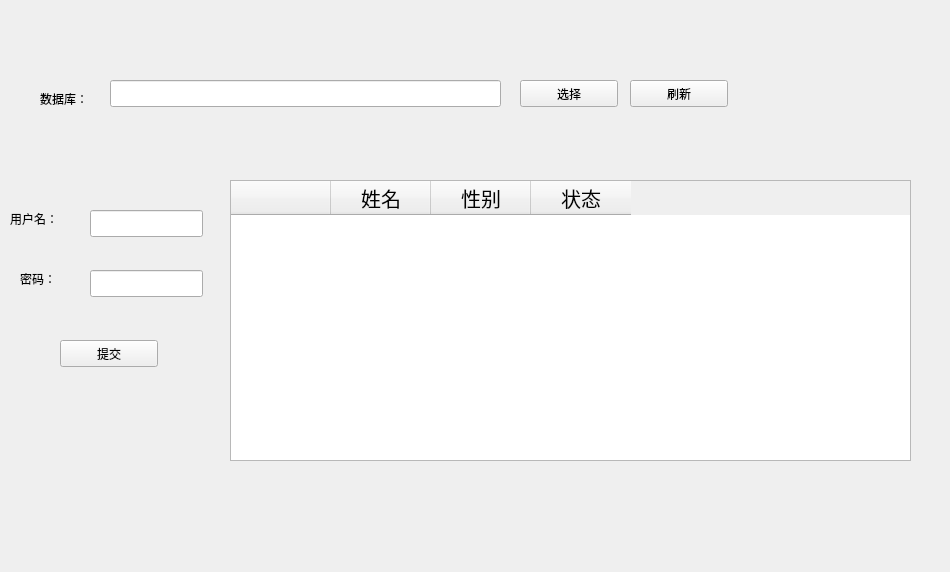
<?xml version="1.0" encoding="UTF-8"?>
<ui version="4.0">
 <class>test</class>
 <widget class="QWidget" name="test">
  <property name="geometry">
   <rect>
    <x>0</x>
    <y>0</y>
    <width>950</width>
    <height>572</height>
   </rect>
  </property>
  <property name="windowTitle">
   <string>Form</string>
  </property>
  <widget class="QLineEdit" name="lineEdit">
   <property name="geometry">
    <rect>
     <x>110</x>
     <y>80</y>
     <width>391</width>
     <height>27</height>
    </rect>
   </property>
  </widget>
  <widget class="QPushButton" name="pushButton">
   <property name="geometry">
    <rect>
     <x>520</x>
     <y>80</y>
     <width>98</width>
     <height>27</height>
    </rect>
   </property>
   <property name="text">
    <string>选择</string>
   </property>
  </widget>
  <widget class="QLabel" name="label_2">
   <property name="geometry">
    <rect>
     <x>40</x>
     <y>90</y>
     <width>67</width>
     <height>17</height>
    </rect>
   </property>
   <property name="text">
    <string>数据库：</string>
   </property>
  </widget>
  <widget class="QTableWidget" name="tableWidget">
   <property name="geometry">
    <rect>
     <x>230</x>
     <y>180</y>
     <width>681</width>
     <height>281</height>
    </rect>
   </property>
   <property name="minimumSize">
    <size>
     <width>681</width>
     <height>0</height>
    </size>
   </property>
   <property name="maximumSize">
    <size>
     <width>681</width>
     <height>16777215</height>
    </size>
   </property>
   <column>
    <property name="text">
     <string/>
    </property>
    <property name="font">
     <font>
      <pointsize>15</pointsize>
     </font>
    </property>
   </column>
   <column>
    <property name="text">
     <string>姓名</string>
    </property>
    <property name="font">
     <font>
      <pointsize>15</pointsize>
     </font>
    </property>
   </column>
   <column>
    <property name="text">
     <string>性别</string>
    </property>
    <property name="font">
     <font>
      <pointsize>15</pointsize>
     </font>
    </property>
   </column>
   <column>
    <property name="text">
     <string>状态</string>
    </property>
    <property name="font">
     <font>
      <pointsize>15</pointsize>
     </font>
    </property>
   </column>
  </widget>
  <widget class="QPushButton" name="pushButton_2">
   <property name="geometry">
    <rect>
     <x>630</x>
     <y>80</y>
     <width>98</width>
     <height>27</height>
    </rect>
   </property>
   <property name="text">
    <string>刷新</string>
   </property>
  </widget>
  <widget class="QLabel" name="label">
   <property name="geometry">
    <rect>
     <x>10</x>
     <y>210</y>
     <width>67</width>
     <height>17</height>
    </rect>
   </property>
   <property name="text">
    <string>用户名：</string>
   </property>
  </widget>
  <widget class="QLabel" name="label_3">
   <property name="geometry">
    <rect>
     <x>20</x>
     <y>270</y>
     <width>67</width>
     <height>17</height>
    </rect>
   </property>
   <property name="text">
    <string>密码：</string>
   </property>
  </widget>
  <widget class="QLineEdit" name="lineEdit_2">
   <property name="geometry">
    <rect>
     <x>90</x>
     <y>210</y>
     <width>113</width>
     <height>27</height>
    </rect>
   </property>
  </widget>
  <widget class="QLineEdit" name="lineEdit_3">
   <property name="geometry">
    <rect>
     <x>90</x>
     <y>270</y>
     <width>113</width>
     <height>27</height>
    </rect>
   </property>
  </widget>
  <widget class="QPushButton" name="pushButton_3">
   <property name="geometry">
    <rect>
     <x>60</x>
     <y>340</y>
     <width>98</width>
     <height>27</height>
    </rect>
   </property>
   <property name="text">
    <string>提交</string>
   </property>
  </widget>
 </widget>
 <resources/>
 <connections/>
</ui>
